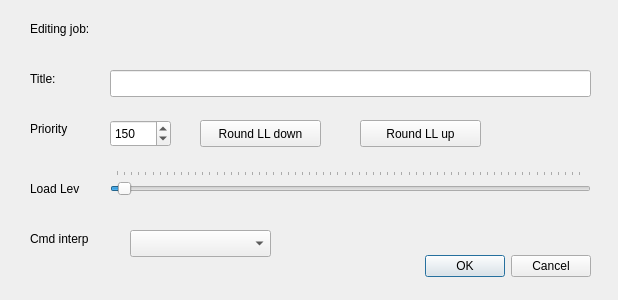
<?xml version="1.0" encoding="UTF-8"?>
<ui version="4.0">
 <class>titprilldlg</class>
 <widget class="QDialog" name="titprilldlg">
  <property name="geometry">
   <rect>
    <x>0</x>
    <y>0</y>
    <width>618</width>
    <height>300</height>
   </rect>
  </property>
  <property name="windowTitle">
   <string>Title, priority, load level, cmd interpreter</string>
  </property>
  <property name="toolTip">
   <string>Press this button to round down the load level</string>
  </property>
  <widget class="QDialogButtonBox" name="buttonBox">
   <property name="geometry">
    <rect>
     <x>400</x>
     <y>250</y>
     <width>191</width>
     <height>32</height>
    </rect>
   </property>
   <property name="orientation">
    <enum>Qt::Horizontal</enum>
   </property>
   <property name="standardButtons">
    <set>QDialogButtonBox::Cancel|QDialogButtonBox::Ok</set>
   </property>
  </widget>
  <widget class="QLabel" name="label">
   <property name="geometry">
    <rect>
     <x>30</x>
     <y>20</y>
     <width>81</width>
     <height>17</height>
    </rect>
   </property>
   <property name="text">
    <string>Editing job:</string>
   </property>
  </widget>
  <widget class="QLabel" name="edjob">
   <property name="geometry">
    <rect>
     <x>130</x>
     <y>20</y>
     <width>331</width>
     <height>17</height>
    </rect>
   </property>
   <property name="text">
    <string/>
   </property>
  </widget>
  <widget class="QLabel" name="label_2">
   <property name="geometry">
    <rect>
     <x>30</x>
     <y>70</y>
     <width>66</width>
     <height>17</height>
    </rect>
   </property>
   <property name="text">
    <string>Title:</string>
   </property>
  </widget>
  <widget class="QLineEdit" name="title">
   <property name="geometry">
    <rect>
     <x>110</x>
     <y>70</y>
     <width>481</width>
     <height>27</height>
    </rect>
   </property>
   <property name="toolTip">
    <string>This is the job title displayed for the job</string>
   </property>
  </widget>
  <widget class="QLabel" name="label_3">
   <property name="geometry">
    <rect>
     <x>30</x>
     <y>120</y>
     <width>66</width>
     <height>17</height>
    </rect>
   </property>
   <property name="text">
    <string>Priority</string>
   </property>
  </widget>
  <widget class="QSpinBox" name="priority">
   <property name="geometry">
    <rect>
     <x>110</x>
     <y>120</y>
     <width>61</width>
     <height>27</height>
    </rect>
   </property>
   <property name="toolTip">
    <string>This is the priority for the job, which in general may be between 1 and 255.

However you may be limited to a particular range on the server where the
job lives.</string>
   </property>
   <property name="minimum">
    <number>1</number>
   </property>
   <property name="maximum">
    <number>255</number>
   </property>
   <property name="value">
    <number>150</number>
   </property>
  </widget>
  <widget class="QPushButton" name="rounddll">
   <property name="geometry">
    <rect>
     <x>200</x>
     <y>120</y>
     <width>121</width>
     <height>27</height>
    </rect>
   </property>
   <property name="text">
    <string>Round LL down</string>
   </property>
  </widget>
  <widget class="QPushButton" name="roundull">
   <property name="geometry">
    <rect>
     <x>360</x>
     <y>120</y>
     <width>121</width>
     <height>27</height>
    </rect>
   </property>
   <property name="toolTip">
    <string>Press this button to round up the load level</string>
   </property>
   <property name="text">
    <string>Round LL up</string>
   </property>
  </widget>
  <widget class="QSlider" name="llev">
   <property name="geometry">
    <rect>
     <x>110</x>
     <y>170</y>
     <width>481</width>
     <height>29</height>
    </rect>
   </property>
   <property name="toolTip">
    <string>This is the required load level.

Note that this is reset to the default for the command interpreter
when that is changed.

You may not be able to change this from the default if you do not
have &quot;special create&quot; permission.</string>
   </property>
   <property name="minimum">
    <number>1</number>
   </property>
   <property name="maximum">
    <number>65535</number>
   </property>
   <property name="pageStep">
    <number>100</number>
   </property>
   <property name="value">
    <number>1000</number>
   </property>
   <property name="orientation">
    <enum>Qt::Horizontal</enum>
   </property>
   <property name="tickPosition">
    <enum>QSlider::TicksAbove</enum>
   </property>
   <property name="tickInterval">
    <number>1000</number>
   </property>
  </widget>
  <widget class="QLabel" name="label_4">
   <property name="geometry">
    <rect>
     <x>30</x>
     <y>180</y>
     <width>66</width>
     <height>17</height>
    </rect>
   </property>
   <property name="text">
    <string>Load Lev</string>
   </property>
  </widget>
  <widget class="QLabel" name="label_5">
   <property name="geometry">
    <rect>
     <x>30</x>
     <y>230</y>
     <width>81</width>
     <height>17</height>
    </rect>
   </property>
   <property name="text">
    <string>Cmd interp</string>
   </property>
  </widget>
  <widget class="QComboBox" name="cmdint">
   <property name="geometry">
    <rect>
     <x>130</x>
     <y>230</y>
     <width>141</width>
     <height>27</height>
    </rect>
   </property>
   <property name="toolTip">
    <string>This is the required command interpreter</string>
   </property>
  </widget>
  <widget class="QLabel" name="llval">
   <property name="geometry">
    <rect>
     <x>510</x>
     <y>120</y>
     <width>66</width>
     <height>17</height>
    </rect>
   </property>
   <property name="text">
    <string/>
   </property>
  </widget>
 </widget>
 <tabstops>
  <tabstop>title</tabstop>
  <tabstop>priority</tabstop>
  <tabstop>rounddll</tabstop>
  <tabstop>roundull</tabstop>
  <tabstop>llev</tabstop>
  <tabstop>cmdint</tabstop>
  <tabstop>buttonBox</tabstop>
 </tabstops>
 <resources/>
 <connections>
  <connection>
   <sender>buttonBox</sender>
   <signal>accepted()</signal>
   <receiver>titprilldlg</receiver>
   <slot>accept()</slot>
   <hints>
    <hint type="sourcelabel">
     <x>248</x>
     <y>254</y>
    </hint>
    <hint type="destinationlabel">
     <x>157</x>
     <y>274</y>
    </hint>
   </hints>
  </connection>
  <connection>
   <sender>buttonBox</sender>
   <signal>rejected()</signal>
   <receiver>titprilldlg</receiver>
   <slot>reject()</slot>
   <hints>
    <hint type="sourcelabel">
     <x>316</x>
     <y>260</y>
    </hint>
    <hint type="destinationlabel">
     <x>286</x>
     <y>274</y>
    </hint>
   </hints>
  </connection>
 </connections>
</ui>
